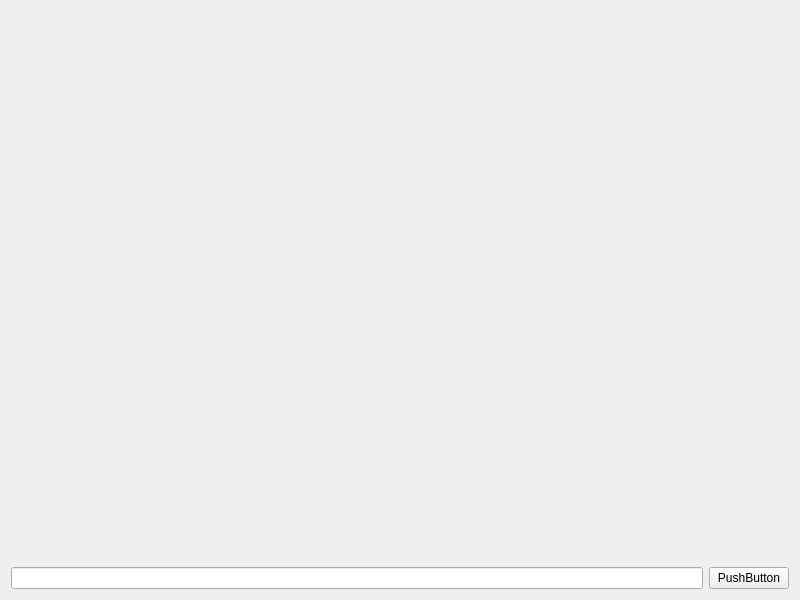
<?xml version="1.0" encoding="UTF-8"?>
<ui version="4.0">
 <class>CMainWidget</class>
 <widget class="QWidget" name="CMainWidget">
  <property name="geometry">
   <rect>
    <x>0</x>
    <y>0</y>
    <width>800</width>
    <height>600</height>
   </rect>
  </property>
  <property name="windowTitle">
   <string>CMainWidget</string>
  </property>
  <layout class="QGridLayout" name="gridLayout">
   <item row="1" column="1">
    <widget class="QPushButton" name="m_pBtnPlay">
     <property name="text">
      <string>PushButton</string>
     </property>
    </widget>
   </item>
   <item row="1" column="0">
    <widget class="QLineEdit" name="lineEdit"/>
   </item>
   <item row="0" column="0" colspan="2">
    <widget class="CVideoPlayWidget" name="m_pWidgetVideo" native="true"/>
   </item>
  </layout>
 </widget>
 <customwidgets>
  <customwidget>
   <class>CVideoPlayWidget</class>
   <extends>QWidget</extends>
   <header location="global">OpenGL/VideoPlayWidget.h</header>
   <container>1</container>
  </customwidget>
 </customwidgets>
 <resources/>
 <connections/>
</ui>
